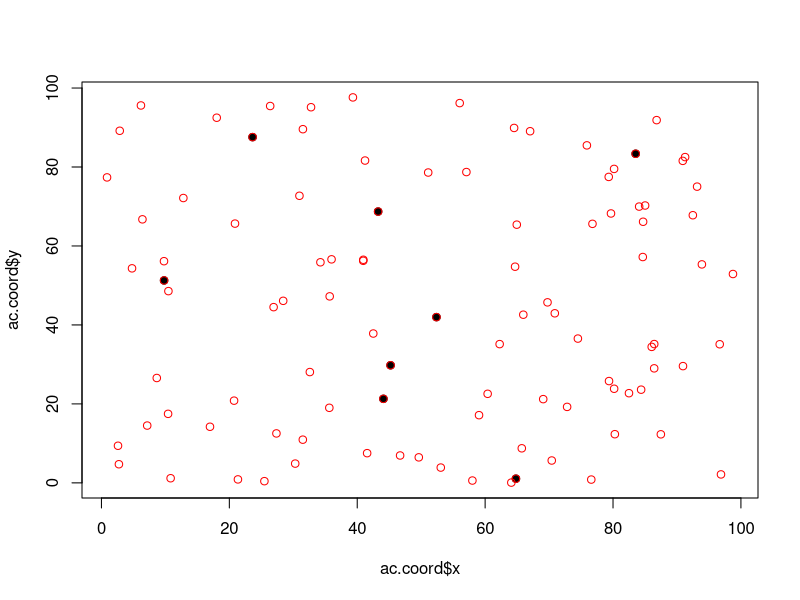
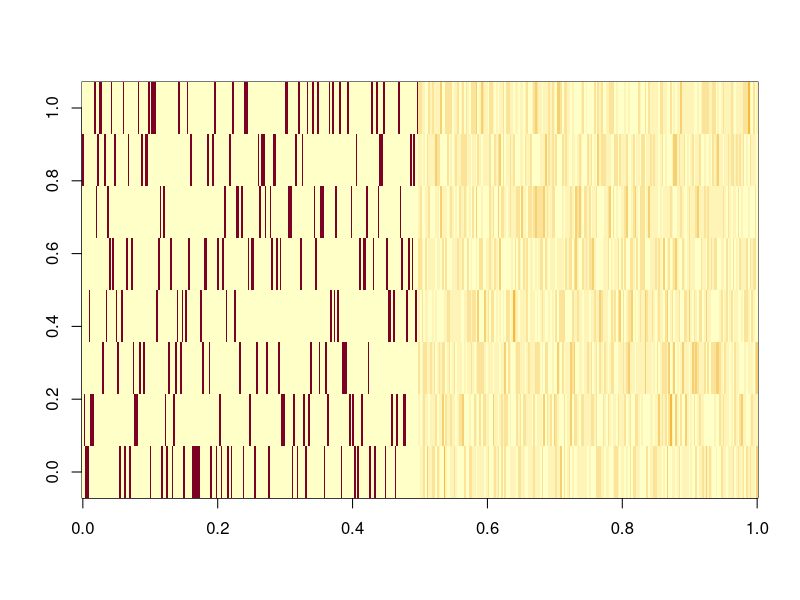
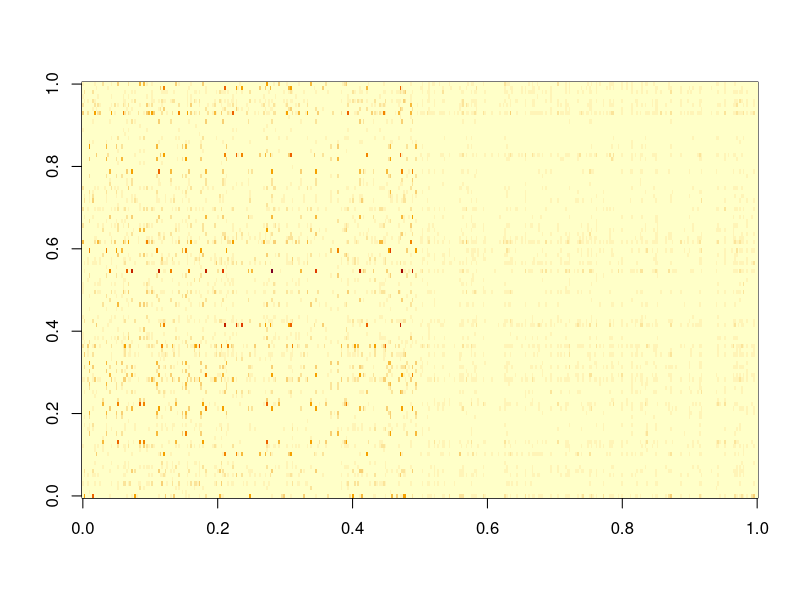

Write R code to recreate these figures, in order. (Note: this script raises an error after producing the figures.)
rm(list=ls(all=TRUE))
set.seed(154)

#basic setup
n.tsegm=400
n.ac=8
n.grid=100
n=floor(runif(n.tsegm,min=10,max=900))

#spatial coordinates
grid.coord=data.frame(x=runif(n.grid,min=0,max=100),
                      y=runif(n.grid,min=0,max=100))
ac.ind.true=ind=sample(nrow(grid.coord),size=n.ac)
ac.coord.true=ac.coord=grid.coord[ind,]

rangox=range(c(ac.coord$x,grid.coord$x))
rangoy=range(c(ac.coord$y,grid.coord$y))
plot(ac.coord$x,ac.coord$y,pch=19,xlim=rangox,ylim=rangoy)
points(grid.coord$x,grid.coord$y,col='red')

#generate theta
theta=matrix(NA,n.tsegm,n.ac)
for (i in 1:n.tsegm){
  if (i< n.tsegm/2){ #pure thetas
    theta[i,]=0
    ind=sample(1:n.ac,size=1)
    theta[i,ind]=1
  }
  if (i>= n.tsegm/2){
    tmp=runif(n.ac)
    theta[i,]=tmp/sum(tmp)
  }
}
image(theta)
theta.true=theta

#distance decay parameter
phi.true=phi=0.06

#calculate probabilities associated with each n.ac
probs=matrix(NA,n.ac,n.grid)
for (i in 1:n.ac){
  x2=(ac.coord$x[i]-grid.coord$x)^2
  y2=(ac.coord$y[i]-grid.coord$y)^2
  dist=sqrt(x2+y2)
  tmp=exp(-phi*dist)
  probs[i,]=tmp/sum(tmp)
}

#cluster membership and data
z=matrix(NA,n.tsegm,n.ac)
z.disagg=array(NA,dim=c(n.tsegm,n.grid,n.ac))
y=matrix(0,n.tsegm,n.grid)
for (i in 1:n.tsegm){
  z[i,]=rmultinom(1,size=n[i],prob=theta[i,])
  for (j in 1:n.ac){
    z.disagg[i,,j]=rmultinom(1,size=z[i,j],prob=probs[j,])
    y[i,]=y[i,]+z.disagg[i,,j]
  }
}
z.true.disagg=z.disagg
image(y)

setwd('U:\\GIT_models\\AC_mixed')
write.csv(y,'fake data.csv',row.names=F)
write.csv(grid.coord,'fake data grid.csv',row.names=F)